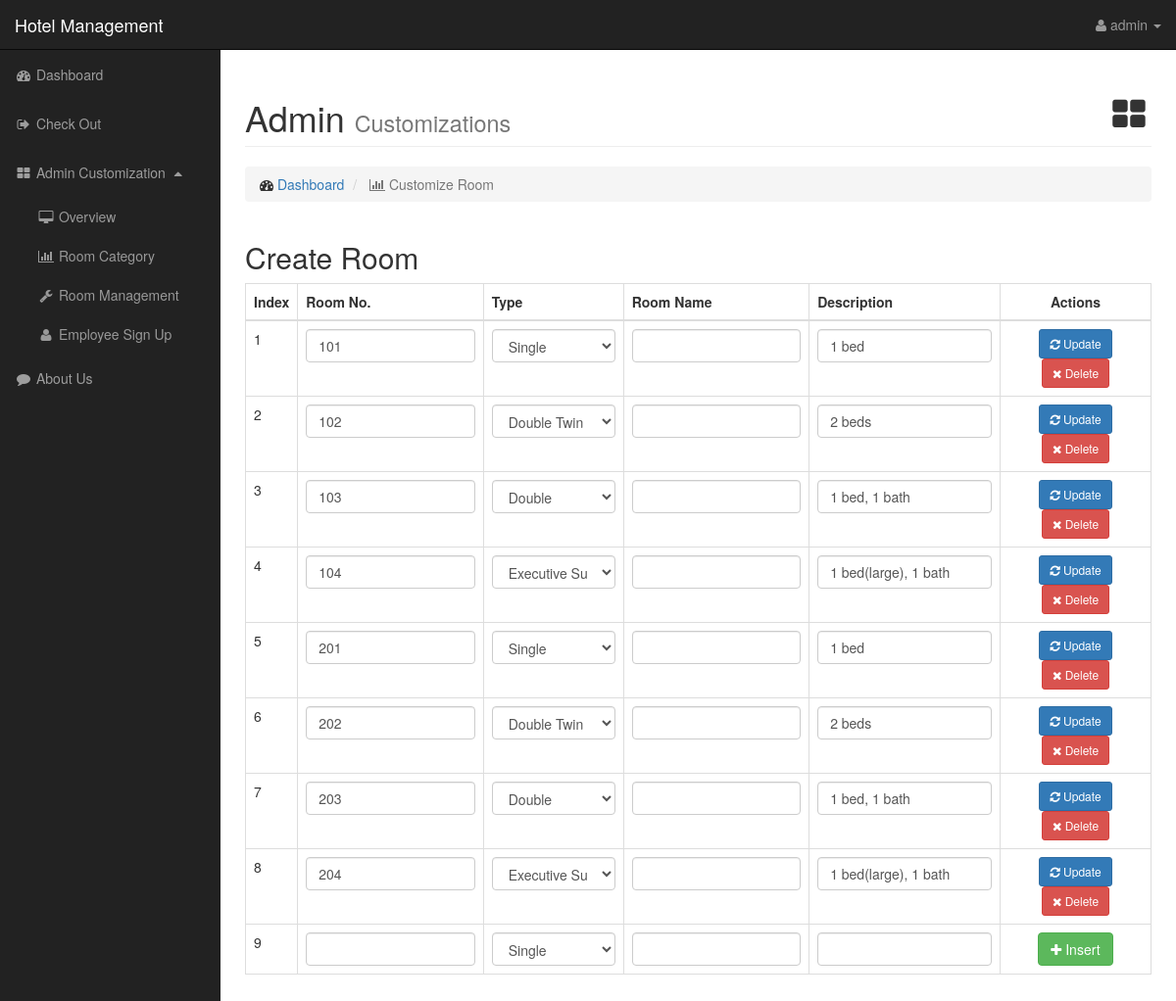
The page /roomManagement.php (signed in) on the database as committed earlier.
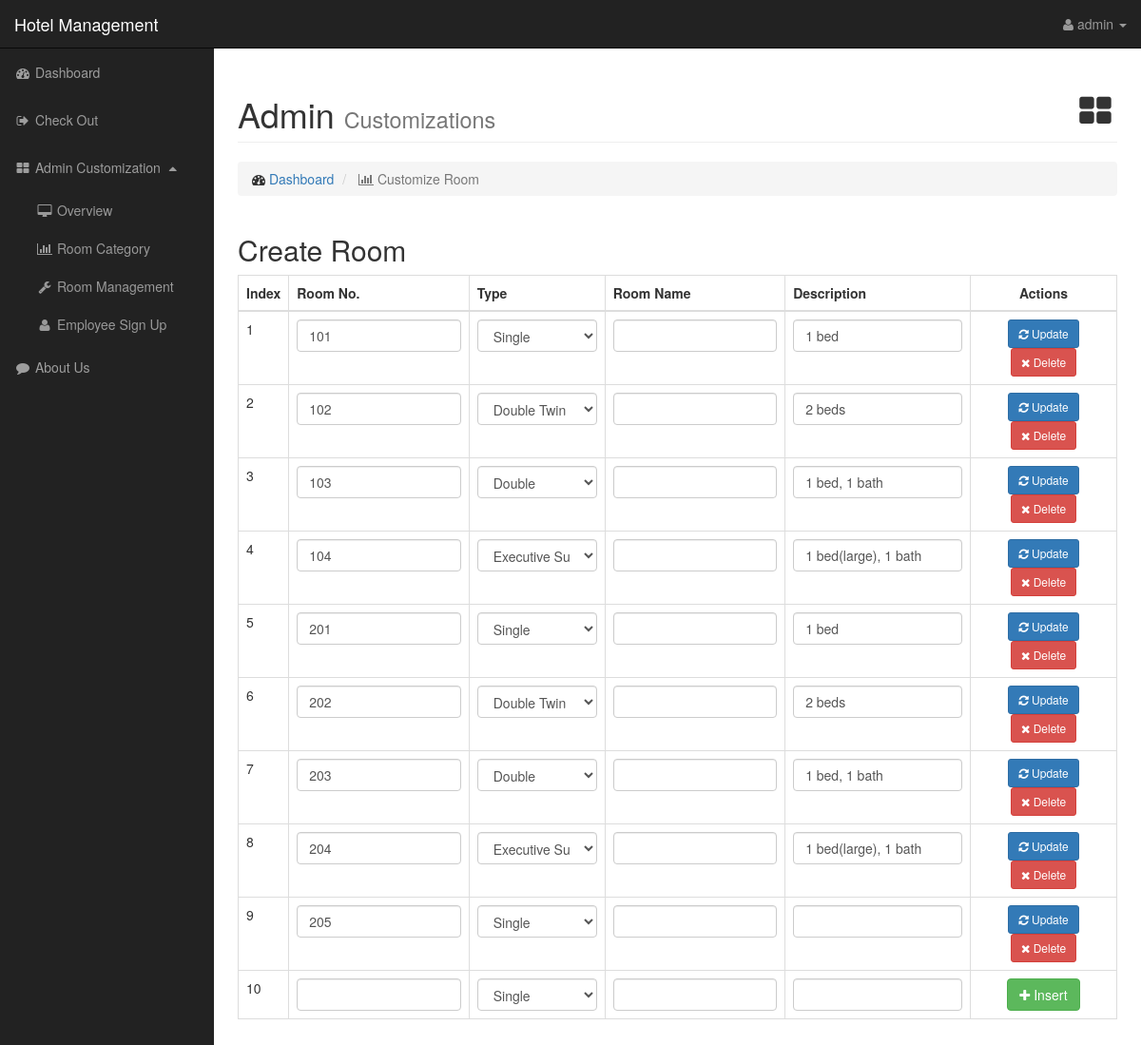
The same page on the database as committed later.
### tables this page shows
CREATE TABLE IF NOT EXISTS `room` (
  `id` int(11) NOT NULL AUTO_INCREMENT,
  `name` varchar(16) DEFAULT NULL,
  `type` int(11) NOT NULL,
  `number` int(11) NOT NULL,
  `description` varchar(64) DEFAULT NULL,
  `image` int(11) DEFAULT NULL,
  PRIMARY KEY (`id`),
  UNIQUE KEY `number` (`number`),
  KEY `type` (`type`)
);

CREATE TABLE IF NOT EXISTS `category` (
  `id` int(11) NOT NULL AUTO_INCREMENT,
  `type` varchar(16) NOT NULL,
  `room_rent` int(11) NOT NULL,
  PRIMARY KEY (`id`),
  UNIQUE KEY `id` (`id`),
  UNIQUE KEY `type` (`type`)
);

### roomManagement.php (the view, shortened to what the changed rows need)
<?php
    include 'header.php';
?>
        <div id="page-wrapper">
            <div class="container-fluid">
                <div class="row">
                    <div class="col-lg-12">
                        <h1 class="page-header">
                            Admin <small>Customizations</small> <i class="fa fa-fw fa-th-large pull-right"></i>
                        </h1>
                    </div>
                </div>
                    <h2>Create Room</h2>
                    <div class="table-responsive">
                        <table class="table table-bordered table-hover">
                            <thead>
                                <tr>
                                    <th>Index</th>
                                    <th>Room No.</th>
                                    <th>Type</th>
                                    <th>Room Name</th>
                                    <th>Description</th>
                                    <th class="text-center">Actions</th>
                                </tr>
                            </thead>
                            <tbody>
                                <?php
                                $query = "SELECT * from room";
                                $runQuery = mysql_query($query);
                                $count = 1;
                                while($roomQuery = mysql_fetch_array($runQuery)) {
                                    echo "<tr>";
                                        echo "<form method='POST' action='roomManagement.php' autocomplete = off>";
                                        echo "<td>" . $count . "</td>";
                                        echo "<td><input type='text' class='form-control' name='roomNumberTxt' value='".$roomQuery['number']."'></td>";
                                        echo "<td><select class='form-control' name='roomTypeTxt'>";
                                        $query1 = "SELECT * FROM category";
                                        $runQuery1 = mysql_query($query1);
                                            while($categoryToRoomQuery = mysql_fetch_array($runQuery1)){
                                                echo "<option value='".$categoryToRoomQuery['id']."'";
                                                if($categoryToRoomQuery['id']==$roomQuery['type']) { echo "selected";}
                                                echo">".$categoryToRoomQuery['type']."</option>";
                                            } echo "</select></td>";
                                        echo "<td><input type='text' class='form-control' name='roomNameTxt' value='".$roomQuery['name']."'></td>";
                                        echo "<td><input type='text' class='form-control' name='roomDescriptionTxt' value='".$roomQuery['description']."'></td>";
                                        echo "<td class='text-center'><button type='submit' name='updateBtn' class='btn btn-primary btn-sm'><i class='fa fa-refresh'></i> Update </button> ";
                                        echo "<button type='submit' Onclick='return ConfirmDelete();' name='deleteBtn' class='btn btn-danger btn-sm'> <i class='fa fa-remove'></i> Delete </button>";
                                        echo "<input type='hidden' name='hiddnId' value='".$roomQuery['id']."'></td>";
                                        echo "</form>";
                                   $count++;
                                echo "</tr>";
                                }
                                echo "<tr>";
                                    echo "<form method='POST' action='roomManagement.php' autocomplete = off>";
                                    echo "<td>" . $count . "</td>";
                                    echo "<td><input type='text' class='form-control' name='roomNumberTxt' autofocus></td>";
                                    echo "<td><select class='form-control' name='roomTypeTxt'>";
                                    $query1 = "SELECT * FROM category";
                                    $runQuery1 = mysql_query($query1);
                                        while($categoryToRoomQuery = mysql_fetch_array($runQuery1)){
                                            echo "<option value='".$categoryToRoomQuery['id']."'>".$categoryToRoomQuery['type']."</option>";
                                        } echo "</select></td>";
                                    echo "<td><input type='text' class='form-control' name='roomNameTxt'></td>";
                                    echo "<td><input type='text' class='form-control' name='roomDescriptionTxt'></td>";
                                    echo "<td class='text-center'><button type='submit' name='insertBtn' class='btn btn-success btn-md'><i class='fa fa-plus'></i> Insert </button> </td>";
                                    echo "</form>";
                                echo "</tr>";
                                ?>
                            </tbody>
                        </table>
                    </div>
            </div>
        </div>
    </div>
<?php
    include 'footer.php';
?>

Rows that differ between the two databases and show on the page:
added room: roomNumberTxt "205", roomTypeTxt "Single"
Other text that changed with them:
$count: "9" → "10"
